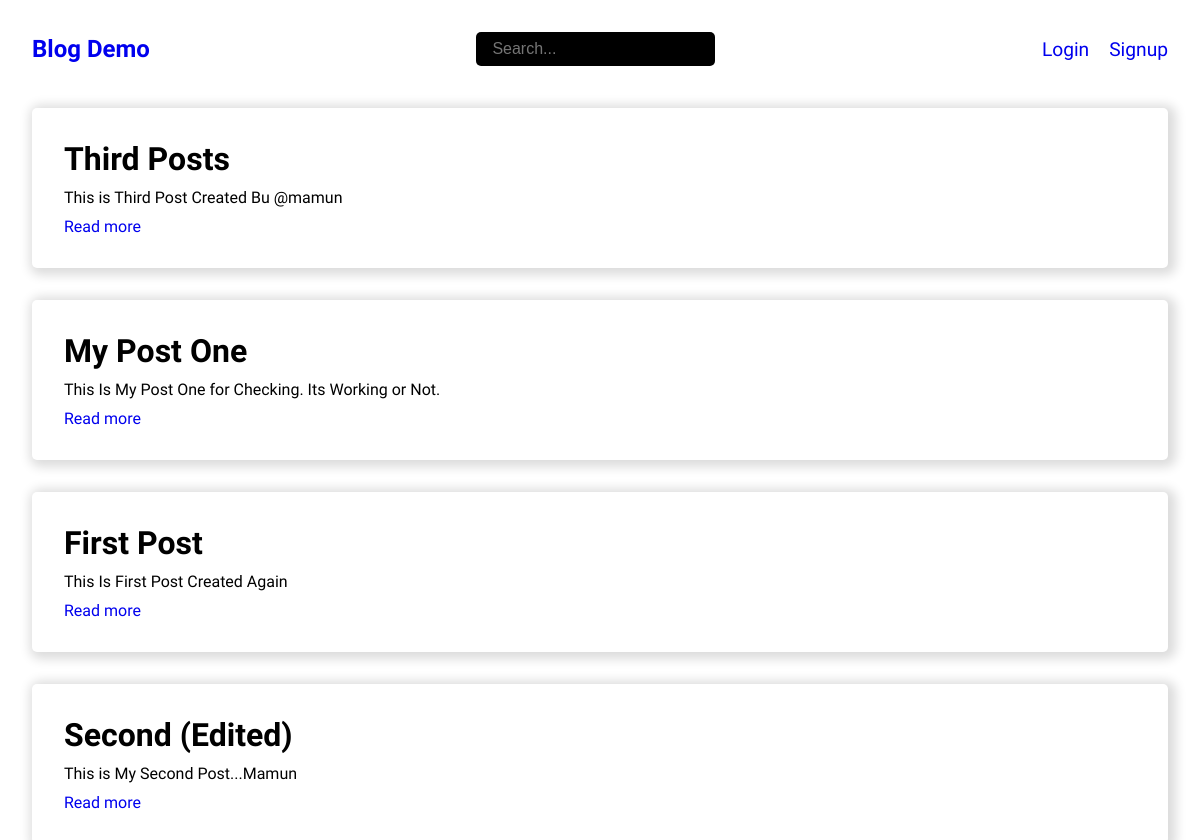
The page / on the database its author committed.
### blog/models.py (models this page shows, shortened)
class Post(models.Model):
    title = models.CharField(max_length=100)
    body = models.TextField()
    author = models.ForeignKey(User, on_delete = models.CASCADE, null=True, blank=True)
    created = models.DateTimeField(auto_now_add=True)
    updated = models.DateTimeField(auto_now=True)
    class Meta:
        ordering = ["-created"]

### blog/views.py (the view)
# urls.py: path('', views.index, name="home"),
def index(request):
    posts = search_posts(request)
    context = { "posts": posts }
    return render(request, "index.html", context)

### blog/views.py (called while the page is built)
def search_posts(request):
    post_search = ""
    if request.GET.get("search"):
        post_search = request.GET.get('search')
    posts = Post.objects.filter(Q(title__icontains=post_search) | Q(body__icontains=post_search))
    return posts

### templates/index.html
{% extends 'base.html' %}
{% block content %}
    <div class="container">
        {% include "components/posts.html" %}
    </div>
{% endblock content %}

### templates/components/posts.html
{% for post in posts %}
<div class="blog">
  <h1>{{post.title}}</h1>
  <p>{{post.body}}</p>
  <a href="{% url 'post_detail' post.id %}">Read more</a>
</div>
{% empty %}
  <h1>No posts to show</h1>
{% endfor %}

### static/css/styles.css (style rules this page uses)
* { margin: 0; padding: 0; box-sizing: border-box; }
html { overflow: hidden; }
body { font-family: 'Ubuntu', sans-serif; overflow: hidden; }
a { text-decoration: none; }
.container { padding: 0 2rem; padding-bottom: 10px; }
.blog { box-shadow: 3px 2px 11px 5px gainsboro; padding: 2rem; border-radius: 5px; margin-top: 2rem; }
.blog:first-child { margin-top: 10px; }
.blog a { transition: all 0.3s; }
.blog p { margin: 10px 0; }

### rows shown on the page
Post: title "Third Posts", body "This is Third Post Created Bu @mamun"
Post: title "My Post One", body "This Is My Post One for Checking. Its Working or Not."
Post: title "First Post", body "This Is First Post Created Again"
Post: title "Second (Edited)", body "This is My Second Post...Mamun"
